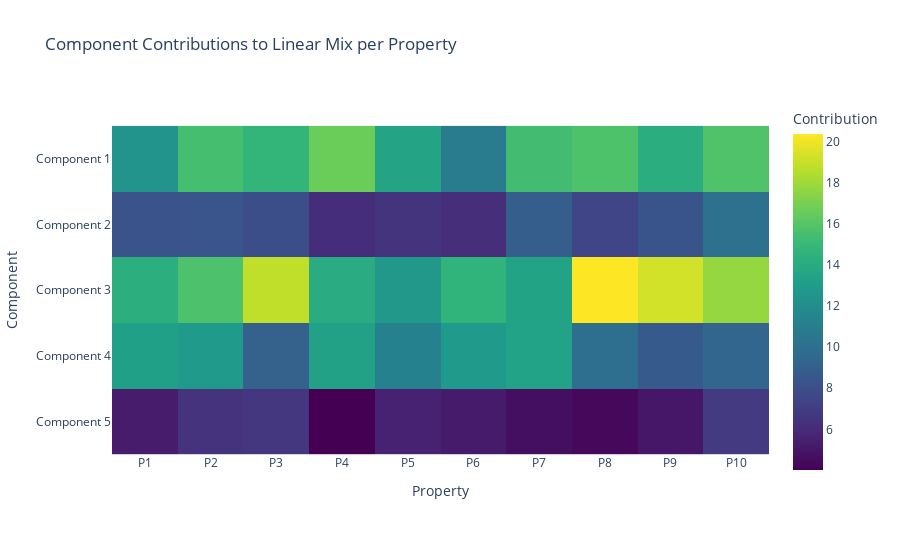

Source (notebook cell):
### Code cell
# Dummy data: 5 components × 10 properties
component_props_matrix = np.random.uniform(40, 70, (5, 10))
fractions = np.array([0.25, 0.15, 0.3, 0.2, 0.1])

# Contribution matrix
contributions = fractions[:, None] * component_props_matrix

df_heatmap = pd.DataFrame(
    contributions,
    index=[f"Component {i}" for i in range(1, 6)],
    columns=[f"P{j}" for j in range(1, 11)]
)

fig_heatmap = px.imshow(
    df_heatmap,
    labels=dict(x="Property", y="Component", color="Contribution"),
    x=df_heatmap.columns,
    y=df_heatmap.index,
    color_continuous_scale="Viridis",
    title="Component Contributions to Linear Mix per Property"
)

fig_heatmap.show()

### Figure 1 — Plotly figure (JSON) as saved in the notebook; plotly's stock layout.template omitted (floating-point values rounded to 4 significant figures)
{"data": [{"coloraxis": "coloraxis", "hovertemplate": "Property: %{x}<br>Component: %{y}<br>Contribution: %{z}<extra></extra>", "name": "0", "type": "heatmap", "x": ["P1", "P2", "P3", "P4", "P5", "P6", "P7", "P8", "P9", "P10"], "xaxis": "x", "y": ["Component 1", "Component 2", "Component 3", "Component 4", "Component 5"], "yaxis": "y", "z": [[12.44, 15.47, 14.78, 16.65, 13.54, 10.9, 15.35, 15.71, 14.21, 15.78], [8.222, 8.352, 7.924, 6.114, 6.486, 6.141, 8.864, 7.415, 8.289, 10.08], [14.24, 15.69, 18.8, 14.06, 12.69, 14.61, 13.45, 20.37, 19.27, 17.7], [13.23, 12.82, 9.119, 13.36, 11.24, 12.84, 13.38, 9.908, 8.66, 9.368], [5.281, 6.454, 6.582, 4.021, 5.532, 5.252, 4.666, 4.36, 5.013, 6.829]]}], "layout": {"coloraxis": {"colorbar": {"title": {"text": "Contribution"}}, "colorscale": [[0, "#440154"], [0.1111, "#482878"], [0.2222, "#3e4989"], [0.3333, "#31688e"], [0.4444, "#26828e"], [0.5556, "#1f9e89"], [0.6667, "#35b779"], [0.7778, "#6ece58"], [0.8889, "#b5de2b"], [1, "#fde725"]]}, "title": {"text": "Component Contributions to Linear Mix per Property"}, "xaxis": {"anchor": "y", "constrain": "domain", "domain": [0, 1], "scaleanchor": "y", "title": {"text": "Property"}}, "yaxis": {"anchor": "x", "autorange": "reversed", "constrain": "domain", "domain": [0, 1], "title": {"text": "Component"}}}}
